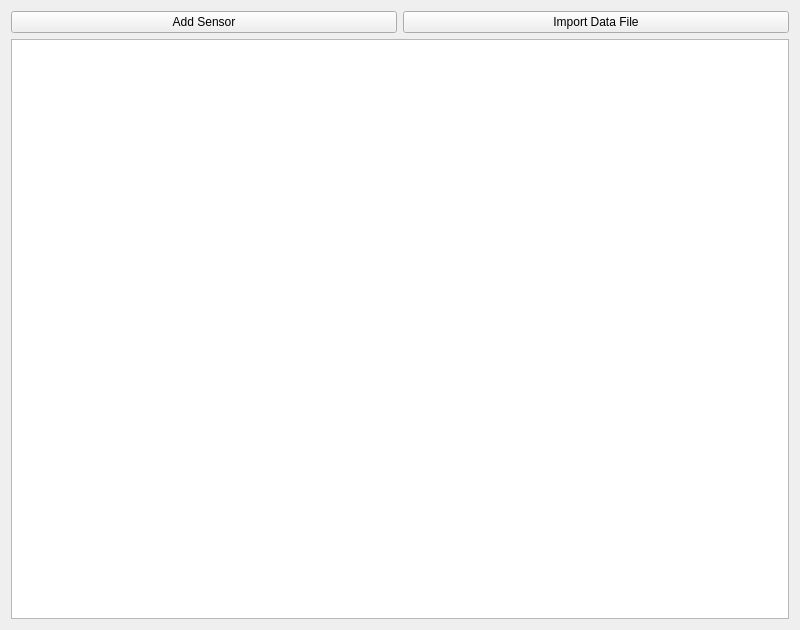
<?xml version="1.0" encoding="UTF-8"?>
<ui version="4.0">
 <class>SensorWidget</class>
 <widget class="QWidget" name="SensorWidget">
  <property name="geometry">
   <rect>
    <x>0</x>
    <y>0</y>
    <width>800</width>
    <height>630</height>
   </rect>
  </property>
  <property name="windowTitle">
   <string>Form</string>
  </property>
  <layout class="QVBoxLayout" name="verticalLayout">
   <item>
    <layout class="QHBoxLayout" name="horizontalLayout">
     <item>
      <widget class="QPushButton" name="addSensorBtn">
       <property name="text">
        <string>Add Sensor</string>
       </property>
      </widget>
     </item>
     <item>
      <widget class="QPushButton" name="importBtn">
       <property name="text">
        <string>Import Data File</string>
       </property>
      </widget>
     </item>
    </layout>
   </item>
   <item>
    <widget class="QTableView" name="tableView"/>
   </item>
  </layout>
 </widget>
 <resources/>
 <connections/>
</ui>
